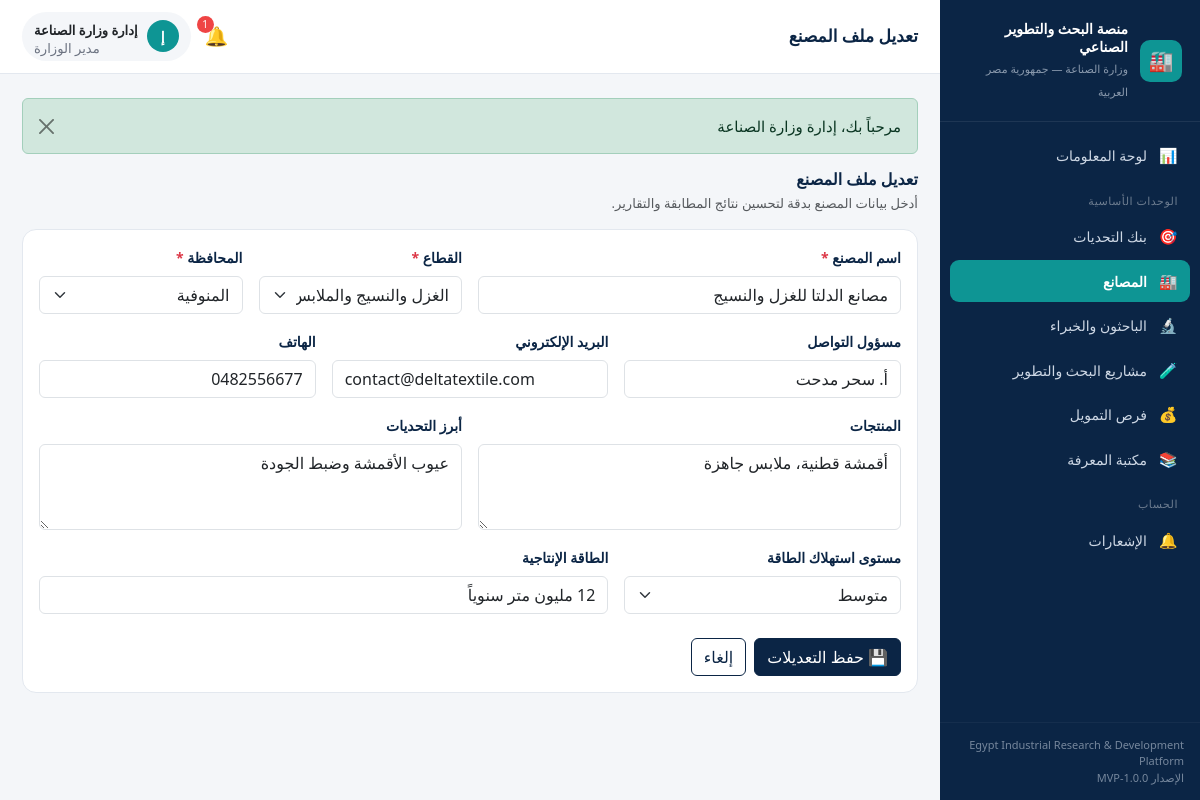
The app's page /public/factory/edit/2 (signed in) with its own data.
### tables this page shows
CREATE TABLE `factories` (
  `id`                  INT UNSIGNED NOT NULL AUTO_INCREMENT,
  `user_id`             INT UNSIGNED NULL,
  `name`                VARCHAR(190) NOT NULL,
  `sector_id`           INT UNSIGNED NULL,
  `governorate_id`      INT UNSIGNED NULL,
  `contact_person`      VARCHAR(150) NULL,
  `email`               VARCHAR(190) NULL,
  `phone`               VARCHAR(40)  NULL,
  `products`            TEXT NULL,
  `main_challenges`     TEXT NULL,
  `energy_usage_level`  ENUM('low','medium','high') NOT NULL DEFAULT 'medium',
  `production_capacity` VARCHAR(190) NULL,
  `created_at`          DATETIME NOT NULL DEFAULT CURRENT_TIMESTAMP,
  PRIMARY KEY (`id`),
  KEY `idx_factories_sector` (`sector_id`),
  KEY `idx_factories_gov` (`governorate_id`),
  KEY `idx_factories_user` (`user_id`),
  CONSTRAINT `fk_factories_user` FOREIGN KEY (`user_id`) REFERENCES `users`(`id`) ON DELETE SET NULL,
  CONSTRAINT `fk_factories_sector` FOREIGN KEY (`sector_id`) REFERENCES `sectors`(`id`) ON DELETE SET NULL,
  CONSTRAINT `fk_factories_gov` FOREIGN KEY (`governorate_id`) REFERENCES `governorates`(`id`) ON DELETE SET NULL
);

CREATE TABLE `sectors` (
  `id`      INT UNSIGNED NOT NULL AUTO_INCREMENT,
  `name_ar` VARCHAR(120) NOT NULL,
  `name_en` VARCHAR(120) NULL,
  PRIMARY KEY (`id`)
);

CREATE TABLE `governorates` (
  `id`      INT UNSIGNED NOT NULL AUTO_INCREMENT,
  `name_ar` VARCHAR(120) NOT NULL,
  `name_en` VARCHAR(120) NULL,
  PRIMARY KEY (`id`)
);

### app/controllers/FactoryController.php (called while the page is built, shortened)
<?php
class FactoryController extends Controller
{
    public function edit(string $id = '0'): void
    {
        $factoryM = $this->model('Factory');
        $factory  = $factoryM->find((int) $id);
        $this->renderForm($factory);
    }
    private function renderForm(?array $factory): void
    {
        $this->view('factories/form', [
            'factory'      => $factory,
            'sectors'      => $this->model('Sector')->all(),
            'governorates' => $this->model('Governorate')->all(),
        ]);
    }
}

### app/core/Router.php (called while the page is built, shortened)
<?php
class Router
{
    public function dispatch(): void
    {
        $url = $this->parseUrl();
        $action         = !empty($url[1]) ? $url[1] : 'index';
        $params         = array_slice($url, 2);
        $controller = new $controllerName();
        call_user_func_array([$controller, $action], $params);
    }
    private function parseUrl(): array
    {
        $url = $_GET['url'] ?? '';
        $url = rtrim($url, '/');
        $url = filter_var($url, FILTER_SANITIZE_URL);
        return explode('/', $url);
    }
}

### public/index.php (called while the page is built, shortened)
<?php
require_once APP_PATH . '/core/Database.php';
require_once APP_PATH . '/core/Model.php';
require_once APP_PATH . '/core/Controller.php';
require_once APP_PATH . '/core/Router.php';
require_once APP_PATH . '/helpers/functions.php';
$router = new Router();
$router->dispatch();

### app/core/Model.php (called while the page is built, shortened)
<?php
abstract class Model
{
    protected PDO $db;
    protected string $table = '';
    public function __construct()
    {
        $this->db = Database::getConnection();
    }
    protected function query(string $sql, array $params = []): array
    {
        $stmt = $this->db->prepare($sql);
        $stmt->execute($params);
        return $stmt->fetchAll();
    }
    protected function queryOne(string $sql, array $params = []): ?array
    {
        $stmt = $this->db->prepare($sql);
        $stmt->execute($params);
        $row = $stmt->fetch();
        return $row === false ? null : $row;
    }
    public function find(int $id): ?array
    {
        return $this->queryOne("SELECT * FROM {$this->table} WHERE id = ?", [$id]);
    }
}

### app/core/Database.php (called while the page is built)
<?php
class Database
{
    private static ?PDO $instance = null;
    public static function getConnection(): PDO
    {
        if (self::$instance === null) {
            $dsn = sprintf(
                'mysql:host=%s;port=%s;dbname=%s;charset=%s',
                DB_HOST,
                DB_PORT,
                DB_NAME,
                DB_CHARSET
            );
            $options = [
                PDO::ATTR_ERRMODE            => PDO::ERRMODE_EXCEPTION,
                PDO::ATTR_DEFAULT_FETCH_MODE => PDO::FETCH_ASSOC,
                PDO::ATTR_EMULATE_PREPARES   => false,
            ];
            try {
                self::$instance = new PDO($dsn, DB_USER, DB_PASS, $options);
                self::$instance->exec("SET NAMES utf8mb4 COLLATE utf8mb4_unicode_ci");
            } catch (PDOException $e) {
                if (APP_DEBUG) {
                    die('Database connection failed: ' . $e->getMessage());
                }
                die('تعذّر الاتصال بقاعدة البيانات. يرجى مراجعة الإعدادات.');
            }
        }
        return self::$instance;
    }
}

### app/models/Sector.php (called while the page is built, shortened)
<?php
class Sector extends Model
{
    public function all(string $orderBy = 'name_ar ASC'): array
    {
        return $this->query("SELECT * FROM sectors ORDER BY {$orderBy}");
    }
}

### app/models/Governorate.php (called while the page is built, shortened)
<?php
class Governorate extends Model
{
    public function all(string $orderBy = 'name_ar ASC'): array
    {
        return $this->query("SELECT * FROM governorates ORDER BY {$orderBy}");
    }
}

### app/views/factories/form.php (the view, shortened to what this page needs)
<?php
$editing   = !empty($factory);
$pageTitle = $editing ? 'تعديل ملف المصنع' : 'إضافة مصنع';
$action    = $editing ? url('factory/update/' . $factory['id']) : url('factory/store');
$f = fn($k, $d = '') => $editing ? e($factory[$k] ?? $d) : old($k, $d);
?>
<div class="page-head mb-3">
    <h2 class="section-title mb-1"><?= e($pageTitle) ?></h2>
    <p class="text-muted small mb-0">أدخل بيانات المصنع بدقة لتحسين نتائج المطابقة والتقارير.</p>
</div>
<div class="card">
    <div class="card-body">
        <form method="post" action="<?= $action ?>" class="needs-validation" novalidate>
            <div class="row g-3">
                <div class="col-md-6">
                    <label class="form-label">اسم المصنع <span class="text-danger">*</span></label>
                    <input type="text" name="name" class="form-control" required value="<?= $f('name') ?>">
                </div>
                <div class="col-md-3">
                    <label class="form-label">القطاع <span class="text-danger">*</span></label>
                    <select name="sector_id" class="form-select" required>
                        <?php foreach ($sectors as $s): ?>
                            <option value="<?= $s['id'] ?>" <?= ($editing ? ($factory['sector_id'] ?? '') == $s['id'] : old_is('sector_id', $s['id'])) ? 'selected' : '' ?>><?= e($s['name_ar']) ?></option>
                        <?php endforeach; ?>
                    </select>
                </div>
                <div class="col-md-3">
                    <label class="form-label">المحافظة <span class="text-danger">*</span></label>
                    <select name="governorate_id" class="form-select" required>
                        <?php foreach ($governorates as $g): ?>
                            <option value="<?= $g['id'] ?>" <?= ($editing ? ($factory['governorate_id'] ?? '') == $g['id'] : old_is('governorate_id', $g['id'])) ? 'selected' : '' ?>><?= e($g['name_ar']) ?></option>
                        <?php endforeach; ?>
                    </select>
                </div>
                <div class="col-md-4">
                    <label class="form-label">مسؤول التواصل</label>
                    <input type="text" name="contact_person" class="form-control" value="<?= $f('contact_person') ?>">
                </div>
                <div class="col-md-4">
                    <label class="form-label">البريد الإلكتروني</label>
                    <input type="email" name="email" class="form-control" value="<?= $f('email') ?>">
                </div>
                <div class="col-md-4">
                    <label class="form-label">الهاتف</label>
                    <input type="text" name="phone" class="form-control" value="<?= $f('phone') ?>">
                </div>
                <div class="col-md-6">
                    <label class="form-label">المنتجات</label>
                    <textarea name="products" class="form-control" rows="3"><?= $f('products') ?></textarea>
                </div>
                <div class="col-md-6">
                    <label class="form-label">أبرز التحديات</label>
                    <textarea name="main_challenges" class="form-control" rows="3"><?= $f('main_challenges') ?></textarea>
                </div>
                <div class="col-md-4">
                    <label class="form-label">مستوى استهلاك الطاقة</label>
                    <select name="energy_usage_level" class="form-select">
                        <?php foreach (['low' => 'منخفض', 'medium' => 'متوسط', 'high' => 'مرتفع'] as $val => $lbl): ?>
                            <option value="<?= $val ?>" <?= ($editing ? ($factory['energy_usage_level'] ?? 'medium') === $val : old_is('energy_usage_level', $val)) ? 'selected' : '' ?>><?= $lbl ?></option>
                        <?php endforeach; ?>
                    </select>
                </div>
                <div class="col-md-8">
                    <label class="form-label">الطاقة الإنتاجية</label>
                    <input type="text" name="production_capacity" class="form-control" placeholder="مثال: 5000 طن سنوياً" value="<?= $f('production_capacity') ?>">
                </div>
            </div>
            <div class="mt-4 d-flex gap-2">
                <button type="submit" class="btn btn-primary"><?= $editing ? '💾 حفظ التعديلات' : '➕ تسجيل المصنع' ?></button>
                <a href="<?= url('factory') ?>" class="btn btn-outline-navy">إلغاء</a>
            </div>
        </form>
    </div>
</div>

### public/assets/css/style.css (style rules this page uses)
:root { --eg-navy: #0b2545; --eg-navy-700: #13315c; --eg-teal: #0e9594; --eg-teal-600: #0c807f; --eg-light: #f4f6f9; --eg-gray: #e3e8ef; --eg-text: #1f2937; --eg-muted: #6b7280; --eg-white: #ffffff; --sidebar-w: 260px; }
* { box-sizing: border-box; }
body { font-family: "Segoe UI", "Tahoma", "Cairo", system-ui, -apple-system, sans-serif; background: var(--eg-light); color: var(--eg-text); margin: 0; font-size: 15px; }
a { text-decoration: none; }
.card { border: 1px solid var(--eg-gray); border-radius: 14px; }
.section-title { font-size: 16px; font-weight: 700; color: var(--eg-navy); margin: 0; }
.btn-primary { background: var(--eg-navy); border-color: var(--eg-navy); }
.btn-outline-navy { color: var(--eg-navy); border-color: var(--eg-navy); }
.form-label { font-weight: 600; font-size: 14px; color: var(--eg-navy); }

### records on screen
factories: name "مصانع الدلتا للغزل والنسيج", sector_id "الغزل والنسيج والملابس", governorate_id "المنوفية", contact_person "أ. سحر مدحت", email "contact@deltatextile.com", phone "0482556677", products "أقمشة قطنية، ملابس جاهزة", main_challenges "عيوب الأقمشة وضبط الجودة", energy_usage_level "متوسط", production_capacity "12 مليون متر سنوياً"

### other values on screen
APP_NAME_EN "Egypt Industrial Research & Development Platform"
APP_VERSION "1.0.0-MVP"
$pt "تعديل ملف المصنع"
$unread "1"
$initial "إ"
$u['name'] "إدارة وزارة الصناعة"
Auth::roleLabel() "مدير الوزارة"
$msg "مرحباً بك، إدارة وزارة الصناعة"
$pageTitle "تعديل ملف المصنع"
